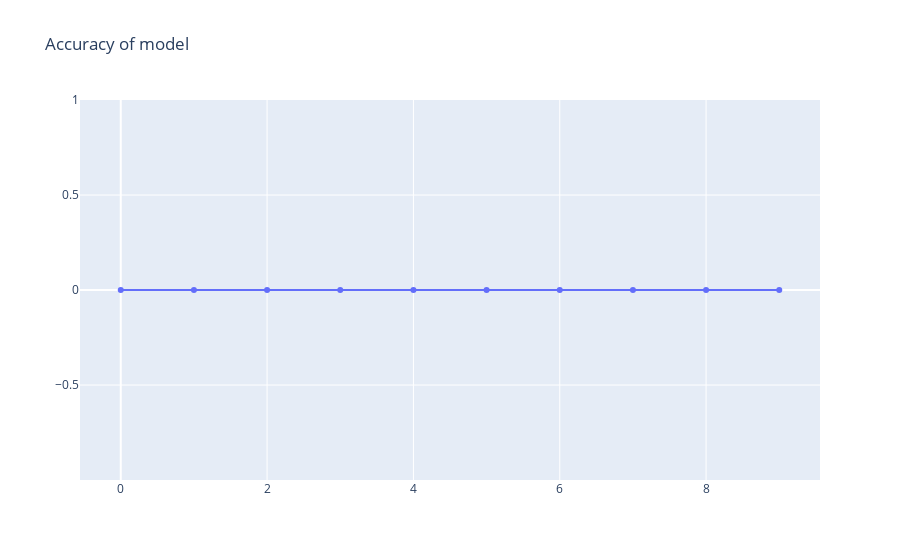

The notebook cell this image was saved under:
### Code cell
import plotly.graph_objects as go

# Plot training & validation accuracy values
fig = go.Figure()

fig.add_trace(go.Scatter(y=history.history['accuracy'],
                         mode='lines+markers',
                         name='Training accuracy'))

fig.update_layout(title_text='Accuracy of model')
fig.show()

### Figure 1 — Plotly figure (JSON) as saved in the notebook; plotly's stock layout.template omitted (floating-point values rounded to 4 significant figures)
{"data": [{"mode": "lines+markers", "name": "Training accuracy", "type": "scatter", "y": [0.0003666, 0.0003666, 0.0003666, 0.0003666, 0.0003666, 0.0003666, 0.0003666, 0.0003666, 0.0003666, 0.0003666]}], "layout": {"title": {"text": "Accuracy of model"}}}
